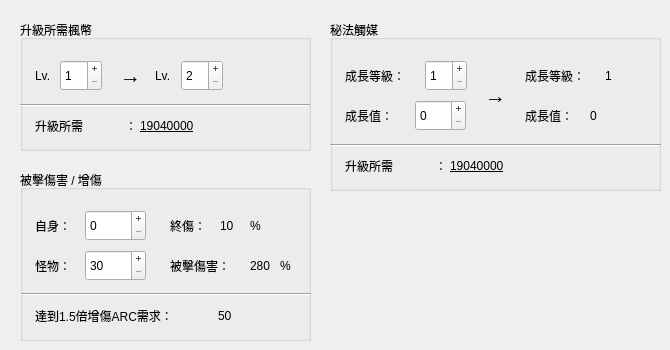
   <widget class="QWidget" name="tab_2">
    <attribute name="title">
     <string>其他</string>
    </attribute>
    <widget class="QGroupBox" name="groupBox">
     <property name="geometry">
      <rect>
       <x>20</x>
       <y>20</y>
       <width>291</width>
       <height>131</height>
      </rect>
     </property>
     <property name="title">
      <string>升級所需楓幣</string>
     </property>
     <widget class="QLabel" name="label_16">
      <property name="geometry">
       <rect>
        <x>15</x>
        <y>40</y>
        <width>21</width>
        <height>31</height>
       </rect>
      </property>
      <property name="text">
       <string>Lv.</string>
      </property>
     </widget>
     <widget class="QLabel" name="label_17">
      <property name="geometry">
       <rect>
        <x>100</x>
        <y>40</y>
        <width>31</width>
        <height>31</height>
       </rect>
      </property>
      <property name="font">
       <font>
        <pointsize>16</pointsize>
       </font>
      </property>
      <property name="text">
       <string>→</string>
      </property>
     </widget>
     <widget class="QLabel" name="label_18">
      <property name="geometry">
       <rect>
        <x>135</x>
        <y>40</y>
        <width>21</width>
        <height>31</height>
       </rect>
      </property>
      <property name="text">
       <string>Lv.</string>
      </property>
     </widget>
     <widget class="QLabel" name="label_19">
      <property name="geometry">
       <rect>
        <x>75</x>
        <y>84</y>
        <width>41</width>
        <height>41</height>
       </rect>
      </property>
      <property name="text">
       <string/>
      </property>
      <property name="pixmap">
       <pixmap resource="images.qrc">:/images/meso_gold.png</pixmap>
      </property>
      <property name="scaledContents">
       <bool>true</bool>
      </property>
     </widget>
     <widget class="QLabel" name="cost">
      <property name="geometry">
       <rect>
        <x>120</x>
        <y>90</y>
        <width>91</width>
        <height>31</height>
       </rect>
      </property>
      <property name="font">
       <font>
        <underline>true</underline>
       </font>
      </property>
      <property name="text">
       <string>19040000</string>
      </property>
     </widget>
     <widget class="QLabel" name="label_51">
      <property name="geometry">
       <rect>
        <x>105</x>
        <y>90</y>
        <width>21</width>
        <height>31</height>
       </rect>
      </property>
      <property name="text">
       <string>：</string>
      </property>
     </widget>
     <widget class="QSpinBox" name="ArcLV_from">
      <property name="geometry">
       <rect>
        <x>40</x>
        <y>40</y>
        <width>42</width>
        <height>31</height>
       </rect>
      </property>
      <property name="buttonSymbols">
       <enum>QAbstractSpinBox::PlusMinus</enum>
      </property>
      <property name="minimum">
       <number>1</number>
      </property>
      <property name="maximum">
       <number>19</number>
      </property>
      <property name="value">
       <number>1</number>
      </property>
     </widget>
     <widget class="QSpinBox" name="ArcLV_to">
      <property name="geometry">
       <rect>
        <x>161</x>
        <y>40</y>
        <width>42</width>
        <height>31</height>
       </rect>
      </property>
      <property name="buttonSymbols">
       <enum>QAbstractSpinBox::PlusMinus</enum>
      </property>
      <property name="minimum">
       <number>2</number>
      </property>
      <property name="maximum">
       <number>20</number>
      </property>
      <property name="value">
       <number>2</number>
      </property>
     </widget>
     <widget class="QLabel" name="label_53">
      <property name="geometry">
       <rect>
        <x>15</x>
        <y>90</y>
        <width>71</width>
        <height>31</height>
       </rect>
      </property>
      <property name="text">
       <string>升級所需</string>
      </property>
     </widget>
     <widget class="QLabel" name="label_54">
      <property name="geometry">
       <rect>
        <x>212</x>
        <y>95</y>
        <width>21</width>
        <height>21</height>
       </rect>
      </property>
      <property name="text">
       <string/>
      </property>
      <property name="pixmap">
       <pixmap resource="images.qrc">:/images/meso.png</pixmap>
      </property>
      <property name="scaledContents">
       <bool>true</bool>
      </property>
     </widget>
     <widget class="Line" name="line_5">
      <property name="geometry">
       <rect>
        <x>0</x>
        <y>70</y>
        <width>290</width>
        <height>31</height>
       </rect>
      </property>
      <property name="orientation">
       <enum>Qt::Horizontal</enum>
      </property>
     </widget>
    </widget>
    <widget class="QGroupBox" name="groupBox_2">
     <property name="geometry">
      <rect>
       <x>20</x>
       <y>170</y>
       <width>291</width>
       <height>171</height>
      </rect>
     </property>
     <property name="title">
      <string>被擊傷害 / 增傷</string>
     </property>
     <widget class="QLabel" name="label_21">
      <property name="geometry">
       <rect>
        <x>15</x>
        <y>40</y>
        <width>41</width>
        <height>31</height>
       </rect>
      </property>
      <property name="text">
       <string>自身：</string>
      </property>
     </widget>
     <widget class="QLabel" name="label_22">
      <property name="geometry">
       <rect>
        <x>15</x>
        <y>80</y>
        <width>41</width>
        <height>31</height>
       </rect>
      </property>
      <property name="text">
       <string>怪物：</string>
      </property>
     </widget>
     <widget class="QLabel" name="label_23">
      <property name="geometry">
       <rect>
        <x>150</x>
        <y>40</y>
        <width>51</width>
        <height>31</height>
       </rect>
      </property>
      <property name="text">
       <string>終傷：</string>
      </property>
     </widget>
     <widget class="QLabel" name="label_24">
      <property name="geometry">
       <rect>
        <x>150</x>
        <y>80</y>
        <width>81</width>
        <height>31</height>
       </rect>
      </property>
      <property name="text">
       <string>被擊傷害：</string>
      </property>
     </widget>
     <widget class="QLabel" name="damage">
      <property name="geometry">
       <rect>
        <x>200</x>
        <y>40</y>
        <width>31</width>
        <height>31</height>
       </rect>
      </property>
      <property name="font">
       <font>
        <underline>false</underline>
       </font>
      </property>
      <property name="text">
       <string>10</string>
      </property>
     </widget>
     <widget class="QLabel" name="label_25">
      <property name="geometry">
       <rect>
        <x>230</x>
        <y>40</y>
        <width>16</width>
        <height>31</height>
       </rect>
      </property>
      <property name="text">
       <string>%</string>
      </property>
     </widget>
     <widget class="QLabel" name="label_26">
      <property name="geometry">
       <rect>
        <x>260</x>
        <y>80</y>
        <width>16</width>
        <height>31</height>
       </rect>
      </property>
      <property name="text">
       <string>%</string>
      </property>
     </widget>
     <widget class="QLabel" name="hit_damage">
      <property name="geometry">
       <rect>
        <x>230</x>
        <y>80</y>
        <width>31</width>
        <height>31</height>
       </rect>
      </property>
      <property name="font">
       <font>
        <underline>false</underline>
       </font>
      </property>
      <property name="text">
       <string>280</string>
      </property>
     </widget>
     <widget class="QLabel" name="label_27">
      <property name="geometry">
       <rect>
        <x>15</x>
        <y>130</y>
        <width>181</width>
        <height>31</height>
       </rect>
      </property>
      <property name="text">
       <string>達到1.5倍增傷ARC需求：</string>
      </property>
     </widget>
     <widget class="Line" name="line_3">
      <property name="geometry">
       <rect>
        <x>1</x>
        <y>109</y>
        <width>290</width>
        <height>31</height>
       </rect>
      </property>
      <property name="orientation">
       <enum>Qt::Horizontal</enum>
      </property>
     </widget>
     <widget class="QLabel" name="damage150">
      <property name="geometry">
       <rect>
        <x>198</x>
        <y>130</y>
        <width>71</width>
        <height>31</height>
       </rect>
      </property>
      <property name="font">
       <font>
        <underline>false</underline>
       </font>
      </property>
      <property name="text">
       <string>50</string>
      </property>
     </widget>
     <widget class="QSpinBox" name="ArcDamage_x">
      <property name="geometry">
       <rect>
        <x>65</x>
        <y>40</y>
        <width>61</width>
        <height>31</height>
       </rect>
      </property>
      <property name="buttonSymbols">
       <enum>QAbstractSpinBox::PlusMinus</enum>
      </property>
      <property name="minimum">
       <number>0</number>
      </property>
      <property name="maximum">
       <number>1320</number>
      </property>
      <property name="value">
       <number>0</number>
      </property>
     </widget>
     <widget class="QSpinBox" name="ArcDamage_y">
      <property name="geometry">
       <rect>
        <x>65</x>
        <y>80</y>
        <width>61</width>
        <height>31</height>
       </rect>
      </property>
      <property name="buttonSymbols">
       <enum>QAbstractSpinBox::PlusMinus</enum>
      </property>
      <property name="minimum">
       <number>30</number>
      </property>
      <property name="maximum">
       <number>1320</number>
      </property>
      <property name="value">
       <number>30</number>
      </property>
     </widget>
    </widget>
    <widget class="QGroupBox" name="groupBox_3">
     <property name="geometry">
      <rect>
       <x>330</x>
       <y>20</y>
       <width>331</width>
       <height>171</height>
      </rect>
     </property>
     <property name="title">
      <string>秘法觸媒</string>
     </property>
     <widget class="QLabel" name="label_46">
      <property name="geometry">
       <rect>
        <x>15</x>
        <y>40</y>
        <width>81</width>
        <height>31</height>
       </rect>
      </property>
      <property name="text">
       <string>成長等級：</string>
      </property>
     </widget>
     <widget class="QLabel" name="label_47">
      <property name="geometry">
       <rect>
        <x>15</x>
        <y>80</y>
        <width>61</width>
        <height>31</height>
       </rect>
      </property>
      <property name="text">
       <string>成長值：</string>
      </property>
     </widget>
     <widget class="QLabel" name="label_48">
      <property name="geometry">
       <rect>
        <x>155</x>
        <y>60</y>
        <width>31</width>
        <height>31</height>
       </rect>
      </property>
      <property name="font">
       <font>
        <pointsize>16</pointsize>
       </font>
      </property>
      <property name="text">
       <string>→</string>
      </property>
     </widget>
     <widget class="QLabel" name="label_49">
      <property name="geometry">
       <rect>
        <x>195</x>
        <y>80</y>
        <width>61</width>
        <height>31</height>
       </rect>
      </property>
      <property name="text">
       <string>成長值：</string>
      </property>
     </widget>
     <widget class="QLabel" name="label_50">
      <property name="geometry">
       <rect>
        <x>195</x>
        <y>40</y>
        <width>81</width>
        <height>31</height>
       </rect>
      </property>
      <property name="text">
       <string>成長等級：</string>
      </property>
     </widget>
     <widget class="QLabel" name="transLV_after">
      <property name="geometry">
       <rect>
        <x>275</x>
        <y>40</y>
        <width>21</width>
        <height>31</height>
       </rect>
      </property>
      <property name="font">
       <font>
        <underline>false</underline>
       </font>
      </property>
      <property name="text">
       <string>1</string>
      </property>
     </widget>
     <widget class="QLabel" name="transArc_after">
      <property name="geometry">
       <rect>
        <x>260</x>
        <y>80</y>
        <width>31</width>
        <height>31</height>
       </rect>
      </property>
      <property name="font">
       <font>
        <underline>false</underline>
       </font>
      </property>
      <property name="text">
       <string>0</string>
      </property>
     </widget>
     <widget class="QSpinBox" name="transLV_before">
      <property name="geometry">
       <rect>
        <x>95</x>
        <y>40</y>
        <width>42</width>
        <height>31</height>
       </rect>
      </property>
      <property name="buttonSymbols">
       <enum>QAbstractSpinBox::PlusMinus</enum>
      </property>
      <property name="minimum">
       <number>1</number>
      </property>
      <property name="maximum">
       <number>20</number>
      </property>
      <property name="value">
       <number>1</number>
      </property>
     </widget>
     <widget class="QSpinBox" name="transArc_before">
      <property name="geometry">
       <rect>
        <x>85</x>
        <y>80</y>
        <width>51</width>
        <height>31</height>
       </rect>
      </property>
      <property name="buttonSymbols">
       <enum>QAbstractSpinBox::PlusMinus</enum>
      </property>
      <property name="minimum">
       <number>0</number>
      </property>
      <property name="maximum">
       <number>372</number>
      </property>
      <property name="value">
       <number>0</number>
      </property>
     </widget>
     <widget class="Line" name="line_4">
      <property name="geometry">
       <rect>
        <x>0</x>
        <y>110</y>
        <width>331</width>
        <height>31</height>
       </rect>
      </property>
      <property name="orientation">
       <enum>Qt::Horizontal</enum>
      </property>
     </widget>
     <widget class="QLabel" name="label_52">
      <property name="geometry">
       <rect>
        <x>15</x>
        <y>130</y>
        <width>71</width>
        <height>31</height>
       </rect>
      </property>
      <property name="text">
       <string>升級所需</string>
      </property>
     </widget>
     <widget class="QLabel" name="transCost">
      <property name="geometry">
       <rect>
        <x>120</x>
        <y>130</y>
        <width>91</width>
        <height>31</height>
       </rect>
      </property>
      <property name="font">
       <font>
        <underline>true</underline>
       </font>
      </property>
      <property name="text">
       <string>19040000</string>
      </property>
     </widget>
     <widget class="QLabel" name="label_20">
      <property name="geometry">
       <rect>
        <x>210</x>
        <y>136</y>
        <width>21</width>
        <height>21</height>
       </rect>
      </property>
      <property name="text">
       <string/>
      </property>
      <property name="pixmap">
       <pixmap resource="images.qrc">:/images/meso.png</pixmap>
      </property>
      <property name="scaledContents">
       <bool>true</bool>
      </property>
     </widget>
     <widget class="QLabel" name="label_55">
      <property name="geometry">
       <rect>
        <x>105</x>
        <y>130</y>
        <width>21</width>
        <height>31</height>
       </rect>
      </property>
      <property name="text">
       <string>：</string>
      </property>
     </widget>
     <widget class="QLabel" name="label_56">
      <property name="geometry">
       <rect>
        <x>75</x>
        <y>124</y>
        <width>41</width>
        <height>41</height>
       </rect>
      </property>
      <property name="text">
       <string/>
      </property>
      <property name="pixmap">
       <pixmap resource="images.qrc">:/images/meso_gold.png</pixmap>
      </property>
      <property name="scaledContents">
       <bool>true</bool>
      </property>
     </widget>
    </widget>
   </widget>
